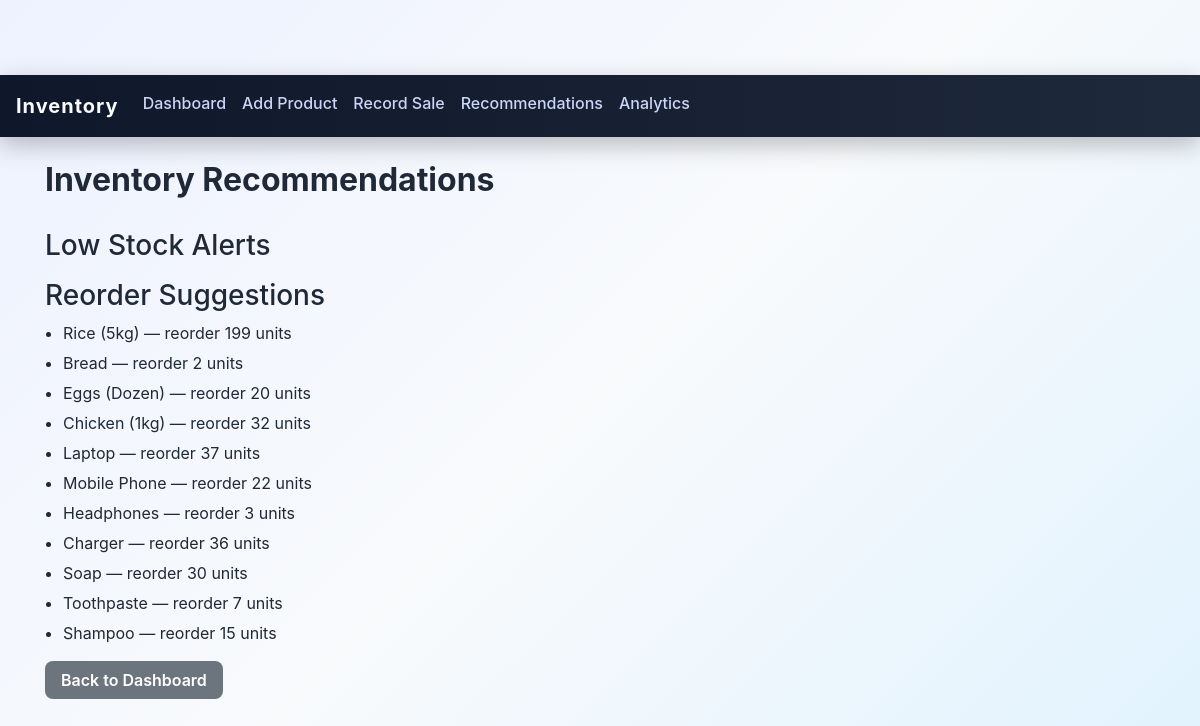
Page /recommendations on the committed database.
### tables this page shows
CREATE TABLE products (
            id INTEGER PRIMARY KEY AUTOINCREMENT,
            name TEXT NOT NULL,
            stock INTEGER NOT NULL,
            min_threshold INTEGER NOT NULL,
            created_at TEXT DEFAULT CURRENT_TIMESTAMP
        );

### routes/inventory_routes.py (the view)
@inventory_bp.route('/recommendations')
def recommendations():
    low_stock = service.low_stock_products()
    suggestions = service.reorder_suggestions()
    return render_template(
        'recommendations.html',
        low_stock=low_stock,
        suggestions=suggestions
    )

### models/product_model.py (called while the page is built)
    def get_all_products(self):
        query = 'SELECT * FROM products'
        cur = self.conn.cursor()
        cur.execute(query)
        return cur.fetchall()

### models/sales_model.py (called while the page is built)
    def get_sales_by_product(self, product_id):
        query = 'SELECT * FROM sales WHERE product_id = ? ORDER BY sale_date ASC'
        cur = self.conn.cursor()
        cur.execute(query, (product_id,))
        return cur.fetchall()

### services/inventory_service.py (called while the page is built)
    def low_stock_products(self):
        products = self.product_model.get_all_products()
        return [p for p in products if p["stock"] <= p["min_threshold"]]

    def reorder_suggestions(self, lead_time_days=7):
        suggestions = []
        products = self.product_model.get_all_products()
        for p in products:
            sales = self.sales_model.get_sales_by_product(p["id"])
            qty = suggest_reorder(sales, p["stock"], lead_time_days)
            if qty > 0:
                suggestions.append({
                    "product": p,
                    "reorder_qty": qty
                })
        return suggestions

### utils/reorder_algorithm.py (called while the page is built)
def calculate_average_daily_sales(sales):
    if not sales:
        return 0
    dates = [
        datetime.strptime(s["sale_date"], "%Y-%m-%d %H:%M:%S")
        for s in sales
    ]
    first = min(dates)
    last = max(dates)
    days = (last - first).days + 1
    total_qty = sum(s["quantity"] for s in sales)
    if days <= 0:
        return total_qty
    return total_qty / days

def calculate_safety_stock(avg_daily_sales, lead_time_days):
    safety_factor = 1.5
    return int(avg_daily_sales * lead_time_days * safety_factor)

def suggest_reorder(sales, current_stock, lead_time_days=7):
    avg_daily = calculate_average_daily_sales(sales)
    safety_stock = calculate_safety_stock(avg_daily, lead_time_days)
    reorder_point = (avg_daily * lead_time_days) + safety_stock
    reorder_qty = int(reorder_point - current_stock)
    return max(reorder_qty, 0)

### templates/recommendations.html (shortened to what this page needs)
{% extends 'base.html' %}
{% block content %}
<h2>Inventory Recommendations</h2>
<h3>Low Stock Alerts</h3>
<h3>Reorder Suggestions</h3>
<ul>
    {% for s in suggestions %}
        <li>{{ s.product.name }} &mdash; reorder {{ s.reorder_qty }} units</li>
    {% endfor %}
</ul>
<a href="{{ url_for('inventory.dashboard') }}" class="btn btn-secondary">Back to Dashboard</a>
{% endblock %}

### templates/base.html (shortened to what this page needs)
<!DOCTYPE html>
<html lang="en">
<head>
    <link rel="stylesheet" href="https://stackpath.bootstrapcdn.com/bootstrap/4.5.2/css/bootstrap.min.css">
    <link rel="stylesheet" href="{{ url_for('static', filename='css/styles.css') }}">
</head>
<body>
<nav class="navbar navbar-expand-lg navbar-dark bg-dark">
    <a class="navbar-brand" href="{{ url_for('inventory.dashboard') }}">Inventory</a>
    <div class="collapse navbar-collapse">
        <ul class="navbar-nav mr-auto">
            <li class="nav-item">
                <a class="nav-link" href="{{ url_for('inventory.dashboard') }}">Dashboard</a>
            </li>
            <li class="nav-item">
                <a class="nav-link" href="{{ url_for('inventory.add_product') }}">Add Product</a>
            </li>
            <li class="nav-item">
                <a class="nav-link" href="{{ url_for('inventory.record_sale') }}">Record Sale</a>
            </li>
            <li class="nav-item">
                <a class="nav-link" href="{{ url_for('inventory.recommendations') }}">Recommendations</a>
            </li>
            <li class="nav-item">
                <a class="nav-link" href="{{ url_for('inventory.analytics') }}">Analytics</a>
            </li>
        </ul>
    </div>
</nav>
<div class="container mt-4">
    {% block content %}{% endblock %}
</div>
</body>
</html>

### static/css/styles.css (style rules this page uses)
body { background:linear-gradient(135deg,#eef2ff,#f8fafc,#e0f2fe); font-family:"Inter","Segoe UI",Roboto,Helvetica,Arial,sans-serif; padding-top:75px; color:#1f2937; min-height:100vh; }
.navbar { background:linear-gradient(90deg,#0f172a,#1e293b); backdrop-filter:blur(10px); box-shadow:0 8px 25px rgba(0,0,0,0.25); }
.navbar-brand { font-weight:700; letter-spacing:1px; color:#f9fafb !important; }
.nav-link { color:#cbd5f5 !important; font-weight:500; transition:.3s; }
h2 { font-weight:700; margin-bottom:30px; }
.btn { border-radius:8px; font-weight:600; padding:7px 16px; transition:.3s; border:none; }
ul { padding-left:18px; }
ul li { margin-bottom:6px; }

### rows in the picture
products: product.name "Rice (5kg)"
products: product.name "Bread"
products: product.name "Eggs (Dozen)"
products: product.name "Chicken (1kg)"
products: product.name "Laptop"
products: product.name "Mobile Phone"
products: product.name "Headphones"
products: product.name "Charger"
products: product.name "Soap"
products: product.name "Toothpaste"
products: product.name "Shampoo"

### other values in the picture
{{ s.reorder_qty }} "199" "2" "20" "32" "37" "22" "3" "36" "30" "7" "15"
